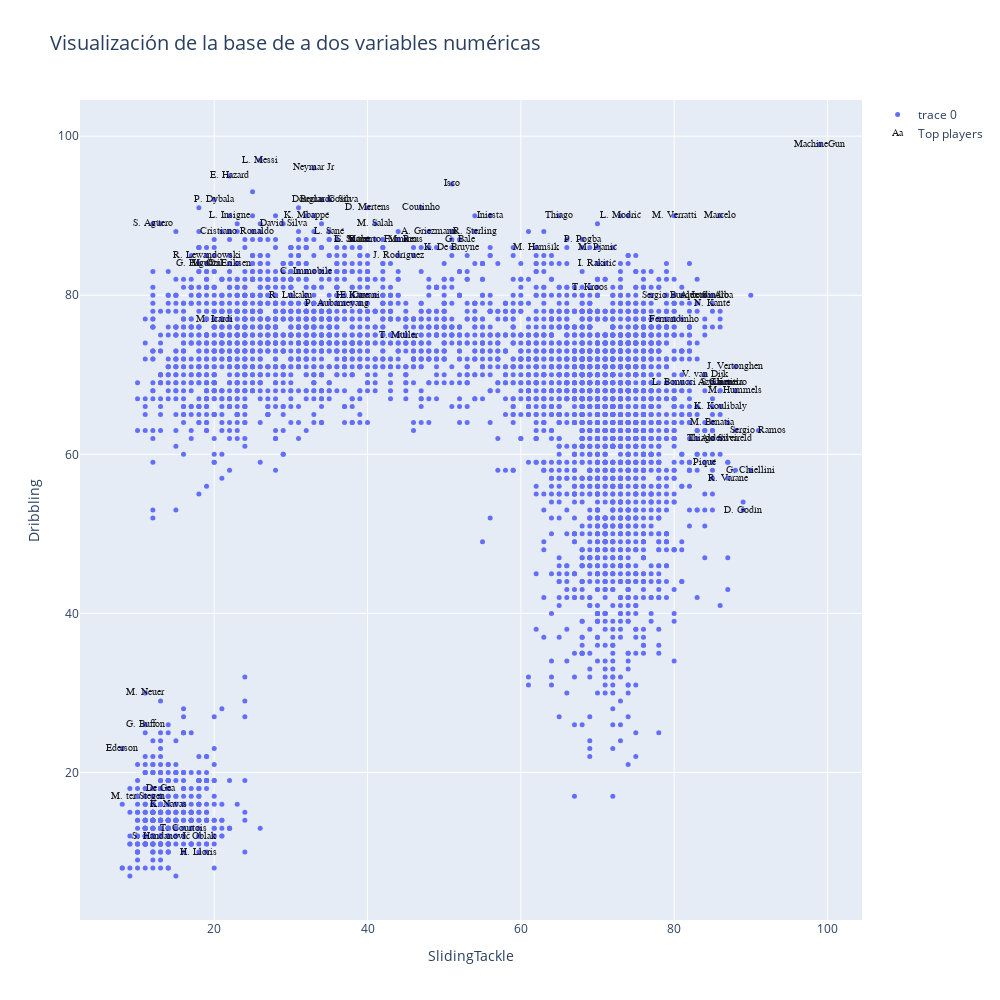

The notebook cell this image was saved under:
### Markdown cell above
Finishing(1) vs Interceptions(21): separa arqueros abajo a la izquierda y del resto. Mediocampistas arriba a la derecha, defensores arriba la izquierda y delanteros abajo a la derecha.

Short Passing(3) vs LongPassing (8): Correlacion positiva entre las variables. Mediocampistas arriba a la derecha, arqueros abajo a la izquierda.

FKAccuracy(7) vs Penalties(24): Una correlacion positiva no tan fuerte, arqueros abajo a la izquierda, mediocampistas y delanteros arriba a la derecha.

FKAccuracy(7) vs SprintSpeed(11): No hay correlacion entre las variables.

SlidingTackle(28) vs Dribbling(5): Se ven 3 grupos diferentes: 1. Arqueros abajo a la izquierda 2. Ofensivos: Arriba a la izquierda 3. Defensivos: A la derecha

### Code cell
data=[]
bool_crack=df_n["Overall"] > 85 #diferenciamos a los mejores jugadores

#Elejimos dos variables, para esto elejimos dos números entre 0 y  de n_skills-1



skill_1=skills_ratings[28]
skill_2=skills_ratings[5]


graf1 = go.Scatter(x=df_skills[skill_1], y=df_skills[skill_2],
                           mode='markers',
                        text=df_n.loc[:,'Name'], #'Height', 'Weight', 'Club', 'Age', 'Name','Position'
                           marker=dict(
                                size=5)
                           )

crack =go.Scatter(x=df_skills.loc[bool_crack,skill_1], y=df_skills.loc[bool_crack,skill_2],name='Top players',
                      text=df_n.loc[bool_crack,'Name'],
                      textfont=dict(family='sans serif',size=10,color='black'),
                      opacity=0.9,mode='text')

data=[graf1,crack]

layout = go.Layout(title="Visualización de la base de a dos variables numéricas",titlefont=dict(size=20),
                xaxis=dict(title=skill_1),
                yaxis=dict(title=skill_2),
                autosize=False, width=1000,height=1000)

fig = go.Figure(data=data, layout=layout)

iplot(fig)

### Figure 1 — Plotly figure (JSON) as saved in the notebook; plotly's stock layout.template omitted (floating-point values rounded to 4 significant figures; data arrays with more than 128 entries replaced by an {"elided": "..."} marker saying what was removed)
{"data": [{"marker": {"size": 5}, "mode": "markers", "text": {"elided": "4750 str values"}, "type": "scatter", "x": {"elided": "4750 int values"}, "y": {"elided": "4750 int values"}}, {"mode": "text", "name": "Top players", "opacity": 0.9, "text": ["L. Messi", "Cristiano Ronaldo", "Neymar Jr", "De Gea", "K. De Bruyne", "E. Hazard", "L. Modrić", "L. Suárez", "Sergio Ramos", "J. Oblak", "R. Lewandowski", "T. Kroos", "D. Godín", "David Silva", "N. Kanté", "P. Dybala", "H. Kane", "A. Griezmann", "M. ter Stegen", "T. Courtois", "Sergio Busquets", "E. Cavani", "M. Neuer", "S. Agüero", "G. Chiellini", "K. Mbappé", "M. Salah", "Casemiro", "J. Rodríguez", "L. Insigne", "Isco", "C. Eriksen", "Coutinho", "P. Aubameyang", "M. Hummels", "Marcelo", "G. Bale", "H. Lloris", "G. Higuaín", "Thiago Silva", "S. Handanovič", "G. Buffon", "S. Umtiti", "M. Icardi", "K. Koulibaly", "P. Pogba", "K. Navas", "R. Lukaku", "C. Immobile", "Jordi Alba", "D. Mertens", "J. Vertonghen", "M. Hamšík", "I. Rakitić", "Piqué", "L. Sané", "Bernardo Silva", "Ederson", "S. Mané", "V. van Dijk", "R. Sterling", "Roberto Firmino", "R. Varane", "M. Verratti", "Alex Sandro", "Douglas Costa", "T. Müller", "Thiago", "M. Reus", "Azpilicueta", "L. Bonucci", "T. Alderweireld", "M. Pjanić", "M. Benatia", "M. Özil", "Fernandinho", "Iniesta", "MachineGun"], "textfont": {"color": "black", "family": "sans serif", "size": 10}, "type": "scatter", "x": [26, 23, 33, 13, 51, 22, 73, 38, 91, 18, 19, 69, 89, 29, 85, 20, 38, 48, 10, 16, 80, 39, 11, 12, 90, 32, 41, 87, 44, 22, 51, 22, 47, 36, 88, 86, 52, 18, 18, 85, 13, 11, 86, 20, 86, 68, 14, 30, 32, 85, 40, 88, 62, 70, 84, 35, 35, 8, 38, 84, 54, 42, 87, 80, 84, 34, 44, 65, 45, 86, 80, 86, 70, 85, 19, 80, 56, 99], "y": [97, 88, 96, 18, 86, 95, 90, 87, 63, 12, 85, 81, 53, 89, 79, 92, 80, 88, 17, 13, 80, 80, 30, 89, 58, 90, 89, 69, 85, 90, 94, 84, 91, 79, 68, 90, 87, 10, 84, 62, 12, 26, 69, 77, 66, 87, 16, 80, 83, 80, 91, 71, 86, 84, 59, 88, 92, 23, 87, 70, 88, 87, 57, 90, 80, 92, 75, 90, 87, 69, 69, 62, 86, 64, 84, 77, 90, 99]}], "layout": {"autosize": false, "height": 1000, "title": {"font": {"size": 20}, "text": "Visualización de la base de a dos variables numéricas"}, "width": 1000, "xaxis": {"title": {"text": "SlidingTackle"}}, "yaxis": {"title": {"text": "Dribbling"}}}}
